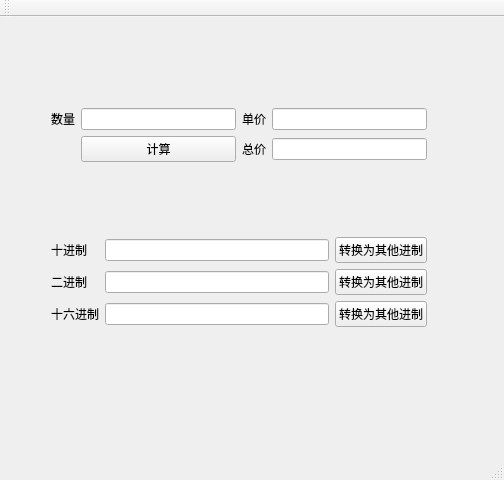
<?xml version="1.0" encoding="UTF-8"?>
<ui version="4.0">
 <class>Binary_conversion</class>
 <widget class="QMainWindow" name="Binary_conversion">
  <property name="geometry">
   <rect>
    <x>0</x>
    <y>0</y>
    <width>504</width>
    <height>480</height>
   </rect>
  </property>
  <property name="windowTitle">
   <string>Binary_conversion</string>
  </property>
  <widget class="QWidget" name="centralWidget">
   <widget class="QWidget" name="verticalLayoutWidget">
    <property name="geometry">
     <rect>
      <x>40</x>
      <y>80</y>
      <width>398</width>
      <height>241</height>
     </rect>
    </property>
    <layout class="QVBoxLayout" name="verticalLayout_4">
     <item>
      <layout class="QGridLayout" name="gridLayout_4">
       <item row="3" column="3">
        <widget class="QLineEdit" name="lineEdit_3"/>
       </item>
       <item row="2" column="1">
        <widget class="QLineEdit" name="lineEdit"/>
       </item>
       <item row="2" column="0">
        <widget class="QLabel" name="label">
         <property name="text">
          <string>数量</string>
         </property>
        </widget>
       </item>
       <item row="3" column="1">
        <widget class="QPushButton" name="pushButton">
         <property name="text">
          <string>计算</string>
         </property>
        </widget>
       </item>
       <item row="3" column="2">
        <widget class="QLabel" name="label_3">
         <property name="text">
          <string>总价</string>
         </property>
        </widget>
       </item>
       <item row="2" column="2">
        <widget class="QLabel" name="label_2">
         <property name="text">
          <string>单价</string>
         </property>
        </widget>
       </item>
       <item row="2" column="3">
        <widget class="QLineEdit" name="lineEdit_2"/>
       </item>
      </layout>
     </item>
     <item>
      <spacer name="verticalSpacer">
       <property name="orientation">
        <enum>Qt::Vertical</enum>
       </property>
       <property name="sizeHint" stdset="0">
        <size>
         <width>20</width>
         <height>30</height>
        </size>
       </property>
      </spacer>
     </item>
     <item>
      <layout class="QGridLayout" name="gridLayout_3">
       <item row="2" column="0">
        <widget class="QLabel" name="label_6">
         <property name="text">
          <string>十六进制</string>
         </property>
        </widget>
       </item>
       <item row="2" column="1">
        <widget class="QLineEdit" name="lineEdit_6"/>
       </item>
       <item row="1" column="0">
        <widget class="QLabel" name="label_5">
         <property name="text">
          <string>二进制</string>
         </property>
        </widget>
       </item>
       <item row="1" column="1">
        <widget class="QLineEdit" name="lineEdit_5"/>
       </item>
       <item row="0" column="1">
        <widget class="QLineEdit" name="lineEdit_4"/>
       </item>
       <item row="0" column="0">
        <widget class="QLabel" name="label_4">
         <property name="text">
          <string>十进制</string>
         </property>
        </widget>
       </item>
       <item row="0" column="2">
        <widget class="QPushButton" name="pushButton_2">
         <property name="text">
          <string>转换为其他进制</string>
         </property>
        </widget>
       </item>
       <item row="1" column="2">
        <widget class="QPushButton" name="pushButton_3">
         <property name="text">
          <string>转换为其他进制</string>
         </property>
        </widget>
       </item>
       <item row="2" column="2">
        <widget class="QPushButton" name="pushButton_4">
         <property name="text">
          <string>转换为其他进制</string>
         </property>
        </widget>
       </item>
      </layout>
     </item>
    </layout>
   </widget>
  </widget>
  <widget class="QMenuBar" name="menuBar">
   <property name="geometry">
    <rect>
     <x>0</x>
     <y>0</y>
     <width>504</width>
     <height>23</height>
    </rect>
   </property>
  </widget>
  <widget class="QToolBar" name="mainToolBar">
   <attribute name="toolBarArea">
    <enum>TopToolBarArea</enum>
   </attribute>
   <attribute name="toolBarBreak">
    <bool>false</bool>
   </attribute>
  </widget>
  <widget class="QStatusBar" name="statusBar"/>
 </widget>
 <layoutdefault spacing="6" margin="11"/>
 <resources/>
 <connections/>
</ui>
